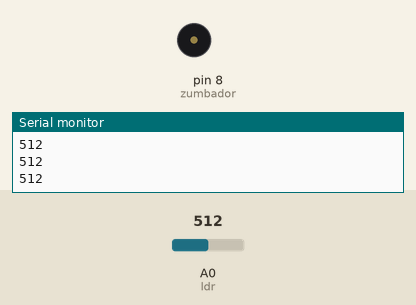
This sketch was run on a simulated Arduino Uno, built with avr-gcc and run on an emulated ATmega328P. Parts: buzzer (waves = sounding), the last lines printed to the serial monitor. The inputs (shaded band) are chosen by the test bench; at power-on: A0 (ldr) = 512.

Above: at 1.3 s.
1.4 s: A0 (ldr) set to 0
At 3.1 s:
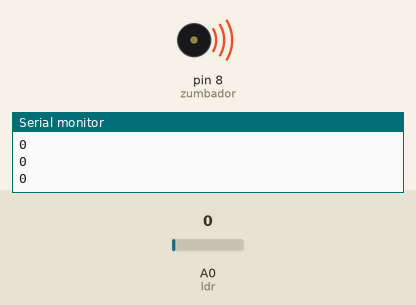
4.5 s: A0 (ldr) set to 122
At 4.89 s:
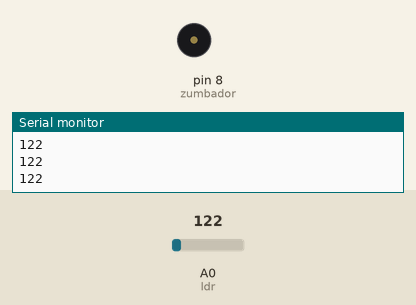
Timing chart, 0 to 13.6 s (numbered marks = the images above; inputs shaded):
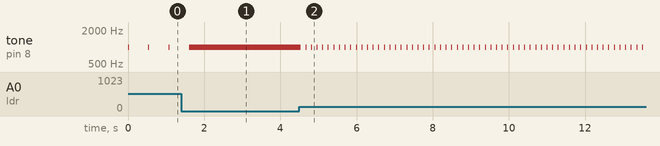

Measured:
- after the input at 1.4 s, tone on pin 8 (zumbador): goes on until 1.6 s, then stays 1000 Hz
- after the input at 4.5 s, tone on pin 8 (zumbador): alternates 1000 Hz for 0.03 s and silent for 0.12 s, starting at once
- by itself, tone on pin 8 (zumbador): alternates 1000 Hz for 0.03 s and silent for 0.51 s

The sketch:

Practica2.ino
```cpp
int zumbador=8;
int ldr=0;
int valorLDR=0;

void setup() {
  Serial.begin(9600);

}

void loop() {
  valorLDR=analogRead(ldr);
  Serial.println(valorLDR);
  tone(zumbador, 1000);
  delay(25);
  noTone(zumbador);
  delay(valorLDR);

}
```
